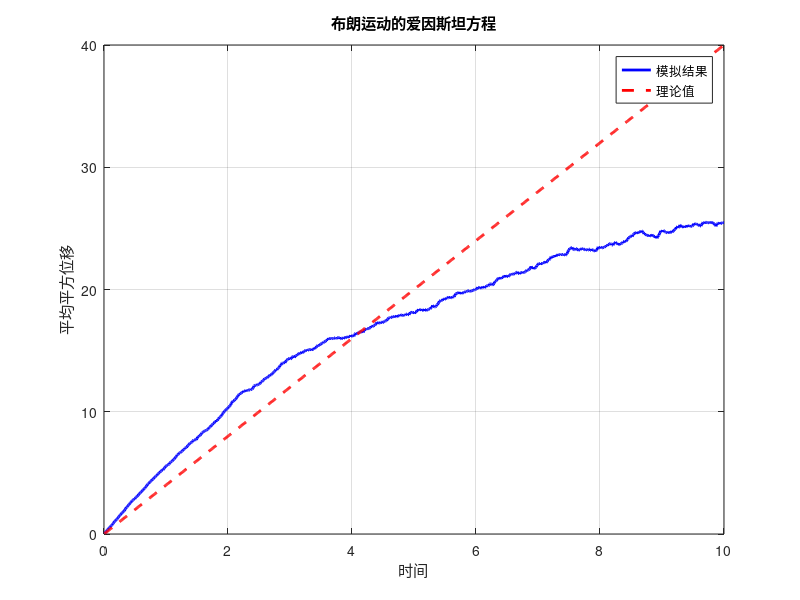

Reproduce this figure in MATLAB.
% 参数设置
num_particles = 1000; % 粒子数量
num_steps = 1000; % 时间步数
time_step = 0.01; % 时间步长
diffusion_coefficient = 1.0; % 扩散系数
damping_coefficient = 0.1; % 阻尼系数
collision_mean_free_path = 0.1; % 碰撞平均自由程

% 初始化粒子位置
x = zeros(num_particles, 1);
y = zeros(num_particles, 1);

% 用于存储粒子距离初始位置的平均平方位移随时间的变化
mean_squared_displacement = zeros(num_steps, 1);

% 模拟粒子运动
for step = 1:num_steps
    % 计算位移
    displacement_x = sqrt(2 * diffusion_coefficient * time_step) * randn(num_particles, 1) ...
                     - damping_coefficient * x * time_step ...
                     + collision_mean_free_path * randn(num_particles, 1);
                 
    displacement_y = sqrt(2 * diffusion_coefficient * time_step) * randn(num_particles, 1) ...
                     - damping_coefficient * y * time_step ...
                     + collision_mean_free_path * randn(num_particles, 1);
                 
    % 更新位置
    x = x + displacement_x;
    y = y + displacement_y;
    
    % 计算粒子距离初始位置的平方位移
    squared_displacement = (x.^2 + y.^2);
    
    % 计算平均平方位移
    mean_squared_displacement(step) = mean(squared_displacement);
end

% 绘制粒子距离初始位置的平均平方位移随时间的变化
figure;
plot((1:num_steps)*time_step, mean_squared_displacement, 'b', 'LineWidth', 2);
hold on;
xlabel('时间');
ylabel('平均平方位移');
title('布朗运动的爱因斯坦方程');
grid on;

% 计算理论值
theoretical_value = 4 * diffusion_coefficient * (1:num_steps) * time_step;
plot((1:num_steps)*time_step, theoretical_value, 'r--', 'LineWidth', 2);
legend('模拟结果', '理论值');

% 显示图例和网格
legend('模拟结果', '理论值');
grid on;
